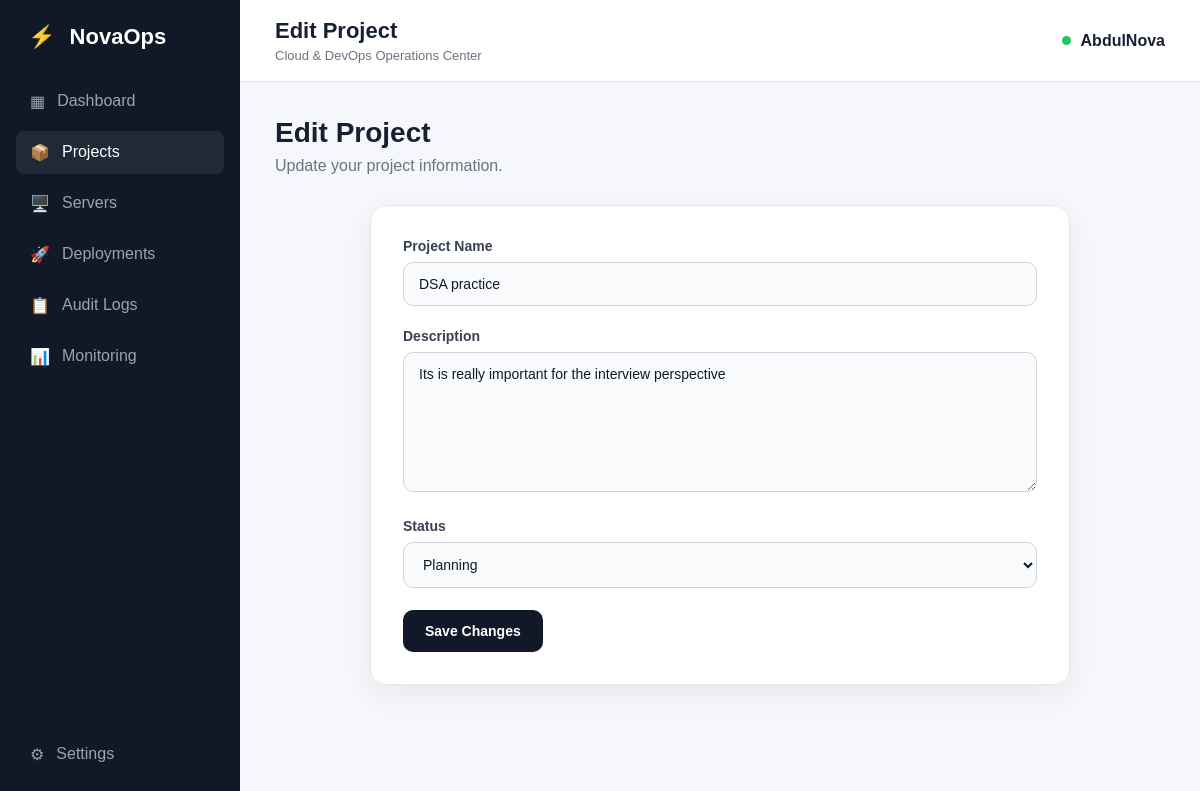
The app's page /projects/edit/4 with its own data.
### app.py (models this page shows)
class Project(db.Model):
    id = db.Column(
        db.Integer,
        primary_key=True
    )
    name = db.Column(
        db.String(100),
        nullable=False
    )
    description = db.Column(
        db.Text,
        nullable=False
    )
    status = db.Column(
        db.String(50),
        nullable=False
    )
    servers = db.relationship(
        "Server",
        backref="project",
        lazy=True
    )

### app.py (the view, shortened to what this page needs)
@app.route(
    "/projects/edit/<int:project_id>",
    methods=["GET", "POST"]
)
def edit_project(project_id):
    project = Project.query.get_or_404(
        project_id
    )
    return render_template(
        "edit_project.html",
        project=project
    )

### templates/edit_project.html (shortened to what this page needs)
{% extends "base.html" %}
{% block page_title %}
Edit Project
{% endblock %}
{% block content %}
<div class="welcome">
    <div>
        <h1>Edit Project</h1>
        <p>Update your project information.</p>
    </div>
</div>
<div class="form-card">
    <form method="POST">
        <div class="form-group">
            <label for="name">
                Project Name
            </label>
            <input type="text" id="name" name="name" value="{{ project.name }}" required>
        </div>
        <div class="form-group">
            <label for="description">
                Description
            </label>
            <textarea id="description" name="description" required>{{ project.description }}</textarea>
        </div>
        <div class="form-group">
            <label for="status">
                Status
            </label>
            <select id="status" name="status">
                <option value="Planning" {% if project.status=="Planning" %}selected{% endif %}>
                    Planning
                </option>
            </select>
        </div>
        <button type="submit" class="primary-btn">
            Save Changes
        </button>
    </form>
</div>
{% endblock %}

### static/css/style.css (style rules this page uses)
* { margin: 0; padding: 0; box-sizing: border-box; }
body { font-family: Arial, sans-serif; background: #f5f7fb; color: #172033; }
.welcome { display: flex; justify-content: space-between; align-items: center; margin-bottom: 30px; }
.welcome h1 { font-size: 28px; margin-bottom: 8px; }
.welcome p { color: #6b7280; }
.primary-btn { display: inline-flex; align-items: center; justify-content: center; border: none; background: #111827; color: white; padding: 12px 18px; border-radius: 8px; cursor: pointer; font-weight: 600; text-decoration: none; transition: 0.2s; }
.form-card { max-width: 700px; margin: 30px auto; padding: 32px; background: #ffffff; border: 1px solid #e5e7eb; border-radius: 16px; box-shadow: 0 10px 30px rgba(0, 0, 0, 0.06); }
.form-group { margin-bottom: 22px; }
.form-group label { display: block; margin-bottom: 8px; font-size: 14px; font-weight: 600; color: #374151; }
.form-group input, .form-group textarea, .form-group select { width: 100%; padding: 13px 15px; border: 1px solid #d1d5db; border-radius: 10px; background: #f9fafb; color: #111827; font-size: 14px; font-family: inherit; outline: none; transition: 0.2s; }
.form-group textarea { min-height: 140px; resize: vertical; }
.form-group select { cursor: pointer; }
.form-card .primary-btn { border: none; cursor: pointer; padding: 13px 22px; border-radius: 10px; font-weight: 600; font-size: 14px; }

### records on screen
Project: name "DSA practice", description "Its is really important for the interview perspective", status "Planning"
